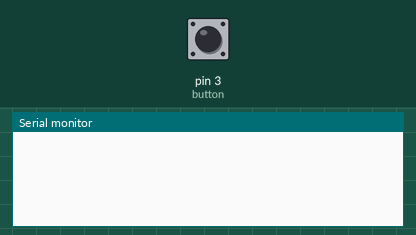
A sketch run on a simulated Arduino Uno, built with avr-gcc and run on an emulated ATmega328P. On the bench: the last lines printed to the serial monitor. The test bench sets the inputs (shaded band); at power-on: pin 3 (button) LOW.

Above: at 1.2 s.
1.3 s: pin 3 (button) pulled HIGH for 0.15 s
At 2.6 s:
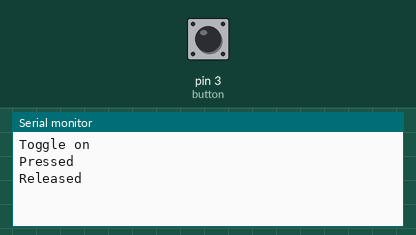
2.9 s: pin 3 (button) pulled HIGH for 1 s
At 3.5 s:
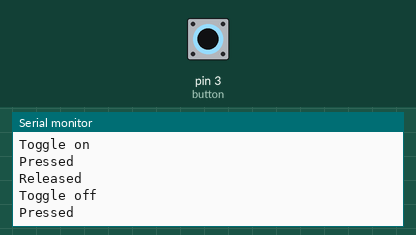

Measured:
- after the input at 1.3 s, the serial monitor: prints a new line at once (image 1)
- after the input at 2.9 s, the serial monitor: prints a new line at once (image 2)

The sketch:

AT24C256.ino
```cpp
int button = 3;

boolean current = LOW;
boolean last = LOW;
boolean toggle = false;

void setup() {

  pinMode(button, INPUT);

  Serial.begin(9600);

}

void loop() {

  current = digitalRead(button);
  if (current == HIGH && last == LOW) {

    toggle = !toggle;
    if (toggle == true) {
      Serial.println("Toggle on");
    } else {
      Serial.println("Toggle off");
    }
    Serial.println("Pressed");
    delay(1);
  } else if (current == LOW && last == HIGH) {

    Serial.println("Released");
    delay(1);
  }
  last = current;
}
```
